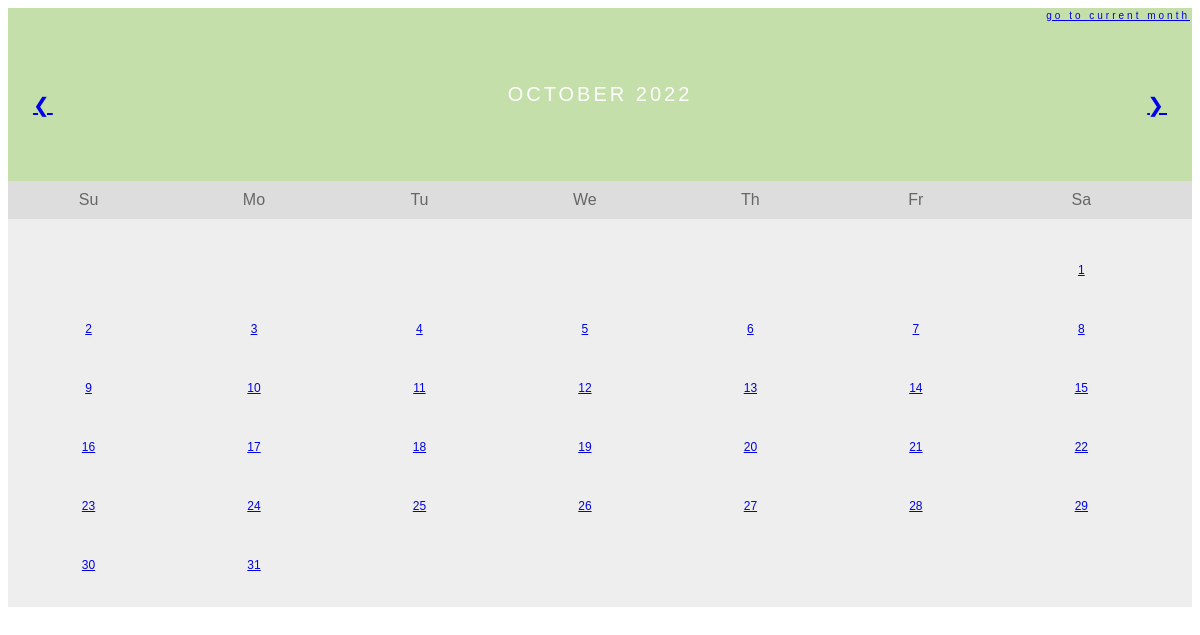
The page /calendar?month=October&year=2022 on the database its author committed.
### tables this page shows
CREATE TABLE table_10_October_2022 (id Integer, date String, period_started String, period_ended String, cramps String, headache String, fatigue String, acne String);

### main.py (the view)
@app.route("/calendar")
def calendar():
    month_name = request.args.get("month")
    month_number = tv.list_of_months.index(month_name) + 1
    month_number_string = str(month_number).rjust(2, "0")
    year = request.args.get("year")
    month_and_year_name = f"{month_name} {year}"
    month_year_and_number = [year, month_number_string]
    table_years_and_months_index = updated_table_years_and_months.index(
        month_year_and_number
    )
    table_number = str((table_years_and_months_index) + 1).rjust(2, "0")
    month_days = get_table_from_database(
        tablename=f"table_{table_number}_{month_name}_{year}"
    )
    first_of_month_weekday = tv.get_1st_day_in_month_weekday(
        year=int(year), month=month_number
    )
    try:
        next_year_and_month_from_list = updated_table_years_and_months[
            table_years_and_months_index + 1
        ]
        next_month = tv.list_of_months[int(next_year_and_month_from_list[1]) - 1]
        next_month_year = next_year_and_month_from_list[0]
    except IndexError:
        next_month = None
        next_month_year = None
    if table_years_and_months_index - 1 >= 0:
        previous_year_and_month_from_list = updated_table_years_and_months[
            table_years_and_months_index - 1
        ]
        previous_month = tv.list_of_months[
            int(previous_year_and_month_from_list[1]) - 1
        ]
        previous_month_year = previous_year_and_month_from_list[0]
    else:
        previous_month = None
        previous_month_year = None
    try:
        predicted_days_of_period = predicted_period_days
    except NameError:
        predicted_days_of_period = None
    return render_template(
        "calendar.html",
        predicted_period_days=predicted_days_of_period,
        days=month_days,
        weekday=first_of_month_weekday,
        month_and_year=month_and_year_name,
        year=year,
        current_month=tv.current_month_name,
        current_month_year=tv.current_year,
        month=month_name,
        next_month=next_month,
        next_month_year=next_month_year,
        previous_month=previous_month,
        previous_month_year=previous_month_year,
    )

### core/time_variables.py (called while the page is built)
def get_1st_day_in_month_weekday(year, month):
    first_of_month_weekday = weekday(year=year, month=month, day=1)
    return first_of_month_weekday

### database/database.py (called while the page is built)
def get_table_from_database(tablename):
    conn = get_db_connection()
    month_days = conn.execute(f"SELECT * FROM {tablename}").fetchall()
    conn.close()
    return month_days

### database/initialize_database.py (called while the page is built)
def get_db_connection():
    conn = sqlite3.connect("period_tracking_app.db")
    conn.row_factory = sqlite3.Row
    return conn

### templates/calendar.html (shortened to what this page needs)
<!DOCTYPE html>
<html lang="en">
<head>
    <link rel="stylesheet" href="static/style.css">
</head>
<body>
    <div class="month">
        <ul>
            <li class="current_month_cal">
              <a href="{{url_for('calendar', month=current_month, year=current_month_year)}}"> Go To Current Month </a>
            </li>
            {% if previous_month != None %}
              <li class="prev">
                  <a href="{{url_for('calendar', month=previous_month, year=previous_month_year)}}"> &#10094 </a>
              </li>
            {% endif %}
            {% if next_month != None %}
              <li class="next" >
                  <a href="{{url_for('calendar', month=next_month, year=next_month_year)}}"> &#10095 </a>
              </li>
            {% endif %}
            <li>
                {{ month_and_year }}
            </li>
        </ul>
      </div>
    <ul class="weekdays">
        <li>Su</li>
        <li>Mo</li>
        <li>Tu</li>
        <li>We</li>
        <li>Th</li>
        <li>Fr</li>
        <li>Sa</li>
    </ul>
    <ul class="days">
        {% if weekday == 5: %}
        <li></li>
        <li></li>
        <li></li>
        <li></li>
        <li></li>
        <li></li>
        {% endif %}
        {% for day in days: %}
        <li>
            <a href="{{ url_for('day_details', month=month, date=day['id'], year=year) }}">{{ day["id"] }}</a>
        </li>
        {% endfor %}
    </ul>
</body>
</html>

### static/style.css (style rules this page uses)
* { box-sizing: border-box; }
ul { list-style-type: none; }
body { font-family: Verdana, sans-serif; }
.month { padding: 75px 25px; width: 100%; background: #C4DFAA; text-align: center; }
.month ul { margin: 0; padding: 0; }
.month ul li { color: white; font-size: 20px; text-transform: uppercase; letter-spacing: 3px; }
.month .current_month_cal { position: absolute; top: 10px; right: 10px; font-size: 10px; text-transform: lowercase; }
.month .prev { float: left; padding-top: 10px; }
.month .next { float: right; padding-top: 10px; }
.weekdays { margin: 0; padding: 10px 0; background-color: #ddd; }
.weekdays li { display: inline-block; width: 13.6%; color: #666; text-align: center; }
.days { padding: 10px 0; background: #eee; margin: 0; }
.days li { list-style-type: none; display: inline-block; width: 13.6%; text-align: center; padding: 20px 0; margin-bottom: 5px; font-size:12px; color: black; }

### rows shown on the page
table_10_October_2022: id "1"
table_10_October_2022: id "2"
table_10_October_2022: id "3"
table_10_October_2022: id "4"
table_10_October_2022: id "5"
table_10_October_2022: id "6"
table_10_October_2022: id "7"
table_10_October_2022: id "8"
table_10_October_2022: id "9"
table_10_October_2022: id "10"
table_10_October_2022: id "11"
table_10_October_2022: id "12"
table_10_October_2022: id "13"
table_10_October_2022: id "14"
table_10_October_2022: id "15"
table_10_October_2022: id "16"
table_10_October_2022: id "17"
table_10_October_2022: id "18"
table_10_October_2022: id "19"
table_10_October_2022: id "20"
table_10_October_2022: id "21"
table_10_October_2022: id "22"
table_10_October_2022: id "23"
table_10_October_2022: id "24"
table_10_October_2022: id "25"
table_10_October_2022: id "26"
table_10_October_2022: id "27"
table_10_October_2022: id "28"
table_10_October_2022: id "29"
table_10_October_2022: id "30"
table_10_October_2022: id "31"

### other values the page prints
{{ month_and_year }} "OCTOBER 2022"
